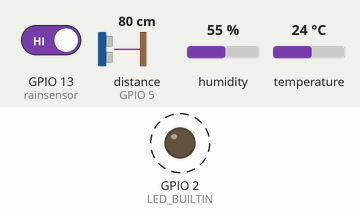
Simulated run of this sketch. Board: ESP8266 (NodeMCU). Shown: output pins drawn as LEDs (lit = HIGH, except the on-board LED, lit = LOW). Wiring (inferred from the names in the program): ultrasonic range finder: trigger GPIO 4; echo GPIO 5. Dashed ring = blinking. The test bench sets the inputs (shaded band); at power-on: GPIO 13 (rainsensor) HIGH, distance to the obstacle (sensor on GPIO 5) 80 cm, humidity 55 %, temperature 24 °C. The echo pulse lasts 58.3 µs per cm; WiFi joins after 1.5 s; servers stay silent unless stated; pins used as bus, display or sensor lines are not drawn; what the sketch prints to the serial monitor is not drawn.

Above: at 1.8 s.
Timing chart, 0 to 4.5 s (numbered marks = the images above):
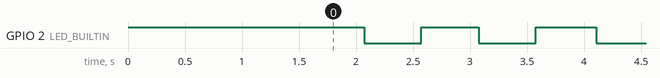

Measured:
- by itself, GPIO 2 (LED_BUILTIN): alternates HIGH for 0.51 s and LOW for 0.50 s

The sketch:

demo.ino
```cpp
#include <ESP8266WiFi.h>
#include <SocketIoClient.h>
#include "DHT.h"
#include <time.h>
#include <TimeLib.h>
#include <WiFiUdp.h>

static const char ntpServerName[] = "id.pool.ntp.org";
const int timeZone = 1;

WiFiUDP Udp;
unsigned int localPort = 8888;

time_t getNtpTime();
void digitalClockDisplay();
void printDigits(int digits);
void sendNTPpacket(IPAddress &address);

#define trigPin 4
#define echoPin 5
#define DHTPIN 12
#define rainsensor 13

#define DHTTYPE DHT11

DHT dht(DHTPIN, DHTTYPE);

SocketIoClient webSocket;

long duration;
int distance;

float suhu;
float kelembapan;
int jarak;
int hujan;

int old_jarak = 0;
float old_suhu= 0;
float old_kelembapan = 0;
int old_hujan = 1;

char waktu[30];

char suhu_udara[10];
char kelembapan_udara[10];
char jarak_air[10];
char status_hujan[10];

char jam[5];
char menit[5];
char detik[5];


char tanggal[5];
char bulan[5];
char tahun[5];

char result[100];

uint64_t messageTimestamp;
//menerima pesan dari server
void messageEventHandler(const char * payload, size_t length) {
  Serial.printf("got message: %s\n", payload);
}

void setup() {
  pinMode(trigPin, OUTPUT); // Sets the trigPin as an Output
  pinMode(echoPin, INPUT);
  pinMode(rainsensor, INPUT);
  pinMode(LED_BUILTIN, OUTPUT);
  digitalWrite(LED_BUILTIN, HIGH);


  dht.begin();

  Serial.begin(115200);
  WiFi.begin("CHIKO", "dionkoten97");
  Serial.print("Connecting");
  // menghubungkan wifi
  while (WiFi.status() != WL_CONNECTED)
  {
    delay(500);
    Serial.print(".");
  }
  Serial.println();
  Serial.print("Connected, IP address: ");
  Serial.println(WiFi.localIP() );

  Serial.print("IP number assigned by DHCP is ");
  Serial.println(WiFi.localIP());
  Serial.println("Starting UDP");
  Udp.begin(localPort);
  Serial.print("Local port: ");
  Serial.println(Udp.localPort());
  Serial.println("waiting for sync");
  setSyncProvider(getNtpTime);
  setSyncInterval(300);

  // server address, port and URL
  webSocket.begin("192.168.1.10", 3000);

  // event handler for the event message
  webSocket.on("reply", messageEventHandler);
}

time_t prevDisplay = 0;

void loop() {


  webSocket.loop();

      getValue();

  uint64_t now = millis();
  if (now - messageTimestamp > 30000) {
    messageTimestamp = now;
    sendUptime();
  }else if(suhu != old_suhu || kelembapan != old_kelembapan || jarak != old_jarak || hujan != old_hujan){
             messageTimestamp = now;
             old_suhu = suhu;
             old_kelembapan = kelembapan;
             old_jarak = jarak;
             Serial.println(jarak);
             old_hujan = hujan;
//             delay(2000);
             sendUptime();
    }

}
void getValue(){
  calulateTem();
  jarak = calculateDistance();
  hujan = digitalRead(rainsensor);
}

void sendUptime()
{
    prevDisplay = now();
  digitalClockDisplay();

  //  convert to char
  dtostrf(suhu, 1, 2, suhu_udara);
  dtostrf(kelembapan, 1, 2, kelembapan_udara);
  dtostrf(jarak, 1, 0, jarak_air);
  dtostrf(hujan, 1, 0, status_hujan);

  for ( int i = 0; i < sizeof(result);  ++i ) {
    result[i] = (char)0;
  }


  strcat(result, "\"{'suhu_udara' : ");
  strcat(result, "'");
  strcat(result, suhu_udara);
  strcat(result, "'");
  strcat(result, ",'kelembapan_udara' : ");
  strcat(result, "'");
  strcat(result, kelembapan_udara);
  strcat(result, "'");
  strcat(result, ",'jarak_air' : ");
  strcat(result, "'");
  strcat(result, jarak_air);
  strcat(result, "'");
  strcat(result, ",'status_hujan' : ");
  strcat(result, "'");
  strcat(result, status_hujan);
  strcat(result, "'");
  strcat(result, ",'waktu' : ");
  strcat(result, "'");
  strcat(result, waktu);
  strcat(result, "'");
  strcat(result, "}");
  strcat(result, "\""); //end

  webSocket.emit("send_data_sensor", result);

   memset(waktu, 0, sizeof(waktu));

   digitalWrite(LED_BUILTIN, LOW);   // turn the LED on (HIGH is the voltage level)
  delay(500);                       // wait for a second
  digitalWrite(LED_BUILTIN, HIGH);    // turn the LED off by making the voltage LOW
}

float calculateDistance() {
    delay(500);
  digitalWrite(trigPin, LOW);
  delayMicroseconds(2);
  // Sets the trigPin on HIGH state for 10 micro seconds
  digitalWrite(trigPin, HIGH);
  delayMicroseconds(10);
  digitalWrite(trigPin, LOW);
  duration = pulseIn(echoPin, HIGH); // Reads the echoPin, returns the sound wave travel time in microseconds
  distance = duration * 0.034 / 2;


  return distance;
}

float calulateTem() {
  kelembapan = dht.readHumidity();
  suhu = dht.readTemperature();

}


void digitalClockDisplay()
{


    int _jam = hour() + 7 ;
    int _menit = minute();
    int _detik = second() ;
    int _tanggal = day();
    int _bulan = month();
    int _tahun= year();


  //   Serial.print(_bulan);


    dtostrf(_jam, 1, 0, jam);
    dtostrf(_menit, 1, 0, menit);
    dtostrf(_detik, 1, 0, detik);

  dtostrf(_tanggal, 1, 0, tanggal);
  dtostrf(_bulan, 1, 0, bulan);
  dtostrf(_tahun, 1, 0, tahun);


   if(_tanggal < 10){
    strcat(waktu,"0");
   }
   strcat(waktu,tanggal);
   strcat(waktu,"/");
    if(_bulan < 10){
    strcat(waktu,"0");
   }
   strcat(waktu,bulan);
   strcat(waktu,"/");
    if(_tahun < 10){
    strcat(waktu,"0");
   }
   strcat(waktu,tahun);
   strcat(waktu," ");
    if(_jam < 10){
    strcat(waktu,"0");
   }
   strcat(waktu,jam);
   strcat(waktu,":");
    if(_menit < 10){
    strcat(waktu,"0");
   }
   strcat(waktu,menit);
   strcat(waktu,":");
    if(_detik < 10){
    strcat(waktu,"0");
   }
   strcat(waktu,detik);

}

void printDigits(int digits)
{
  // utility for digital clock display: prints preceding colon and leading 0
  Serial.print(":");
  if (digits < 10)
    Serial.print('0');
  Serial.print(digits);
}


/*-------- NTP code ----------*/

const int NTP_PACKET_SIZE = 48; // NTP time is in the first 48 bytes of message
byte packetBuffer[NTP_PACKET_SIZE]; //buffer to hold incoming & outgoing packets

time_t getNtpTime()
{
  IPAddress ntpServerIP; // NTP server's ip address

  while (Udp.parsePacket() > 0) ; // discard any previously received packets
  Serial.println("Transmit NTP Request");
  // get a random server from the pool
  WiFi.hostByName(ntpServerName, ntpServerIP);
  Serial.print(ntpServerName);
  Serial.print(": ");
  Serial.println(ntpServerIP);
  sendNTPpacket(ntpServerIP);
  uint32_t beginWait = millis();
  while (millis() - beginWait < 1500) {
    int size = Udp.parsePacket();
    if (size >= NTP_PACKET_SIZE) {
      Serial.println("Receive NTP Response");
      Udp.read(packetBuffer, NTP_PACKET_SIZE);  // read packet into the buffer
      unsigned long secsSince1900;
      // convert four bytes starting at location 40 to a long integer
      secsSince1900 =  (unsigned long)packetBuffer[40] << 24;
      secsSince1900 |= (unsigned long)packetBuffer[41] << 16;
      secsSince1900 |= (unsigned long)packetBuffer[42] << 8;
      secsSince1900 |= (unsigned long)packetBuffer[43];
      return secsSince1900 - 2208988800UL + timeZone * SECS_PER_HOUR;
    }
  }
  Serial.println("No NTP Response :-(");
  return 0; // return 0 if unable to get the time
}

// send an NTP request to the time server at the given address
void sendNTPpacket(IPAddress &address)
{
  // set all bytes in the buffer to 0
  memset(packetBuffer, 0, NTP_PACKET_SIZE);
  // Initialize values needed to form NTP request
  // (see URL above for details on the packets)
  packetBuffer[0] = 0b11100011;   // LI, Version, Mode
  packetBuffer[1] = 0;     // Stratum, or type of clock
  packetBuffer[2] = 6;     // Polling Interval
  packetBuffer[3] = 0xEC;  // Peer Clock Precision
  // 8 bytes of zero for Root Delay & Root Dispersion
  packetBuffer[12] = 49;
  packetBuffer[13] = 0x4E;
  packetBuffer[14] = 49;
  packetBuffer[15] = 52;
  // all NTP fields have been given values, now
  // you can send a packet requesting a timestamp:
  Udp.beginPacket(address, 123); //NTP requests are to port 123
  Udp.write(packetBuffer, NTP_PACKET_SIZE);
  Udp.endPacket();
}
```
